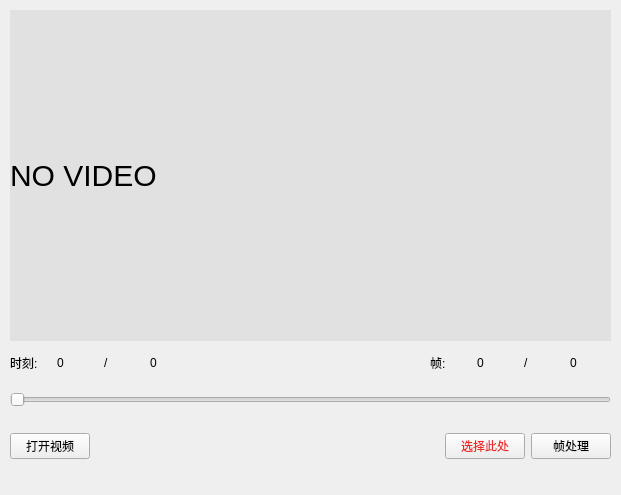
<?xml version="1.0" encoding="UTF-8"?>
<ui version="4.0">
 <class>satellite_video</class>
 <widget class="QWidget" name="satellite_video">
  <property name="geometry">
   <rect>
    <x>0</x>
    <y>0</y>
    <width>621</width>
    <height>495</height>
   </rect>
  </property>
  <property name="minimumSize">
   <size>
    <width>621</width>
    <height>495</height>
   </size>
  </property>
  <property name="maximumSize">
   <size>
    <width>621</width>
    <height>495</height>
   </size>
  </property>
  <property name="windowTitle">
   <string>视频帧处理（powered by chengyangkj）</string>
  </property>
  <property name="windowIcon">
   <iconset resource="image.qrc">
    <normaloff>:/image/icon.png</normaloff>:/image/icon.png</iconset>
  </property>
  <widget class="QWidget" name="layoutWidget_2">
   <property name="geometry">
    <rect>
     <x>10</x>
     <y>350</y>
     <width>181</width>
     <height>25</height>
    </rect>
   </property>
   <layout class="QHBoxLayout" name="horizontalLayout_4">
    <item>
     <widget class="QLabel" name="label_5">
      <property name="text">
       <string>时刻:</string>
      </property>
     </widget>
    </item>
    <item>
     <widget class="QLabel" name="label_pos_3">
      <property name="text">
       <string>0</string>
      </property>
     </widget>
    </item>
    <item>
     <widget class="QLabel" name="label_6">
      <property name="text">
       <string>/</string>
      </property>
     </widget>
    </item>
    <item>
     <widget class="QLabel" name="label_total_3">
      <property name="text">
       <string>0</string>
      </property>
     </widget>
    </item>
   </layout>
  </widget>
  <widget class="QLabel" name="video_label">
   <property name="geometry">
    <rect>
     <x>10</x>
     <y>10</y>
     <width>601</width>
     <height>331</height>
    </rect>
   </property>
   <property name="styleSheet">
    <string notr="true">background:rgb(225, 225, 225);
font-size: 30px;
</string>
   </property>
   <property name="text">
    <string>NO VIDEO</string>
   </property>
  </widget>
  <widget class="QSlider" name="slider">
   <property name="geometry">
    <rect>
     <x>10</x>
     <y>390</y>
     <width>601</width>
     <height>20</height>
    </rect>
   </property>
   <property name="styleSheet">
    <string notr="true"/>
   </property>
   <property name="orientation">
    <enum>Qt::Horizontal</enum>
   </property>
  </widget>
  <widget class="QWidget" name="layoutWidget">
   <property name="geometry">
    <rect>
     <x>10</x>
     <y>430</y>
     <width>601</width>
     <height>33</height>
    </rect>
   </property>
   <layout class="QHBoxLayout" name="horizontalLayout">
    <item>
     <widget class="QPushButton" name="open_btn">
      <property name="text">
       <string>打开视频</string>
      </property>
     </widget>
    </item>
    <item>
     <spacer name="horizontalSpacer">
      <property name="orientation">
       <enum>Qt::Horizontal</enum>
      </property>
      <property name="sizeHint" stdset="0">
       <size>
        <width>40</width>
        <height>20</height>
       </size>
      </property>
     </spacer>
    </item>
    <item>
     <widget class="QPushButton" name="choose_btn">
      <property name="styleSheet">
       <string notr="true">color:rgb(239, 41, 41)</string>
      </property>
      <property name="text">
       <string>选择此处</string>
      </property>
     </widget>
    </item>
    <item>
     <widget class="QPushButton" name="frame_handle_btn">
      <property name="text">
       <string>帧处理</string>
      </property>
     </widget>
    </item>
   </layout>
  </widget>
  <widget class="QWidget" name="layoutWidget_3">
   <property name="geometry">
    <rect>
     <x>430</x>
     <y>350</y>
     <width>181</width>
     <height>25</height>
    </rect>
   </property>
   <layout class="QHBoxLayout" name="horizontalLayout_2">
    <item>
     <widget class="QLabel" name="label_2">
      <property name="text">
       <string>帧:</string>
      </property>
     </widget>
    </item>
    <item>
     <widget class="QLabel" name="label_pos">
      <property name="text">
       <string>0</string>
      </property>
     </widget>
    </item>
    <item>
     <widget class="QLabel" name="label">
      <property name="text">
       <string>/</string>
      </property>
     </widget>
    </item>
    <item>
     <widget class="QLabel" name="label_total">
      <property name="text">
       <string>0</string>
      </property>
     </widget>
    </item>
   </layout>
  </widget>
 </widget>
 <resources>
  <include location="image.qrc"/>
 </resources>
 <connections/>
</ui>
